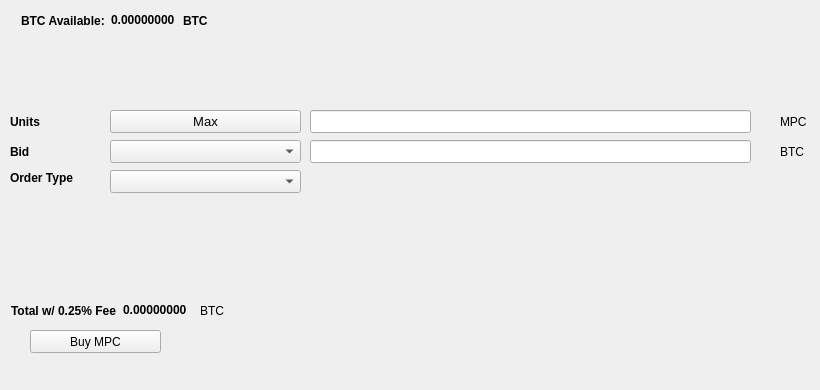
   <widget class="QWidget" name="BuyTab">
    <attribute name="title">
     <string>Buy</string>
    </attribute>
    <widget class="QPushButton" name="BuyMPC">
     <property name="geometry">
      <rect>
       <x>30</x>
       <y>330</y>
       <width>131</width>
       <height>23</height>
      </rect>
     </property>
     <property name="text">
      <string>Buy MPC</string>
     </property>
     <property name="icon">
      <iconset resource="../mypartycoin.qrc">
       <normaloff>:/icons/bitcoin</normaloff>:/icons/bitcoin</iconset>
     </property>
    </widget>
    <widget class="QLabel" name="label_3">
     <property name="geometry">
      <rect>
       <x>10</x>
       <y>110</y>
       <width>46</width>
       <height>23</height>
      </rect>
     </property>
     <property name="font">
      <font>
       <weight>75</weight>
       <bold>true</bold>
      </font>
     </property>
     <property name="text">
      <string>Units</string>
     </property>
    </widget>
    <widget class="QLineEdit" name="UnitsInput">
     <property name="geometry">
      <rect>
       <x>310</x>
       <y>110</y>
       <width>441</width>
       <height>23</height>
      </rect>
     </property>
     <property name="font">
      <font>
       <pointsize>9</pointsize>
       <weight>75</weight>
       <bold>true</bold>
      </font>
     </property>
    </widget>
    <widget class="QLineEdit" name="BuyBidPriceEdit">
     <property name="geometry">
      <rect>
       <x>310</x>
       <y>140</y>
       <width>441</width>
       <height>23</height>
      </rect>
     </property>
     <property name="font">
      <font>
       <pointsize>9</pointsize>
       <weight>75</weight>
       <bold>true</bold>
      </font>
     </property>
    </widget>
    <widget class="QLabel" name="label_4">
     <property name="geometry">
      <rect>
       <x>780</x>
       <y>110</y>
       <width>31</width>
       <height>23</height>
      </rect>
     </property>
     <property name="text">
      <string>MPC</string>
     </property>
    </widget>
    <widget class="QLabel" name="label_5">
     <property name="geometry">
      <rect>
       <x>780</x>
       <y>140</y>
       <width>31</width>
       <height>23</height>
      </rect>
     </property>
     <property name="text">
      <string>BTC</string>
     </property>
    </widget>
    <widget class="QLabel" name="label_6">
     <property name="geometry">
      <rect>
       <x>10</x>
       <y>140</y>
       <width>46</width>
       <height>23</height>
      </rect>
     </property>
     <property name="font">
      <font>
       <weight>75</weight>
       <bold>true</bold>
      </font>
     </property>
     <property name="text">
      <string>Bid</string>
     </property>
    </widget>
    <widget class="QLabel" name="label_7">
     <property name="geometry">
      <rect>
       <x>10</x>
       <y>170</y>
       <width>91</width>
       <height>16</height>
      </rect>
     </property>
     <property name="font">
      <font>
       <weight>75</weight>
       <bold>true</bold>
      </font>
     </property>
     <property name="text">
      <string>Order Type</string>
     </property>
    </widget>
    <widget class="QPushButton" name="Buy_Max_Amount">
     <property name="geometry">
      <rect>
       <x>110</x>
       <y>110</y>
       <width>191</width>
       <height>23</height>
      </rect>
     </property>
     <property name="font">
      <font>
       <pointsize>10</pointsize>
      </font>
     </property>
     <property name="text">
      <string>Max</string>
     </property>
    </widget>
    <widget class="QComboBox" name="BuyBidcomboBox">
     <property name="geometry">
      <rect>
       <x>110</x>
       <y>140</y>
       <width>191</width>
       <height>23</height>
      </rect>
     </property>
     <property name="font">
      <font>
       <pointsize>10</pointsize>
      </font>
     </property>
    </widget>
    <widget class="QComboBox" name="buyOrdertypeCombo">
     <property name="geometry">
      <rect>
       <x>110</x>
       <y>170</y>
       <width>191</width>
       <height>23</height>
      </rect>
     </property>
     <property name="font">
      <font>
       <pointsize>10</pointsize>
      </font>
     </property>
    </widget>
    <widget class="QWidget" name="layoutWidget1">
     <property name="geometry">
      <rect>
       <x>21</x>
       <y>11</y>
       <width>227</width>
       <height>19</height>
      </rect>
     </property>
     <layout class="QHBoxLayout" name="horizontalLayout_3">
      <item>
       <widget class="QLabel" name="label232">
        <property name="font">
         <font>
          <weight>75</weight>
          <bold>true</bold>
         </font>
        </property>
        <property name="text">
         <string>BTC Available:</string>
        </property>
       </widget>
      </item>
      <item>
       <widget class="QLabel" name="BtcAvailableLbl">
        <property name="palette">
         <palette>
          <active>
           <colorrole role="WindowText">
            <brush brushstyle="SolidPattern">
             <color alpha="255">
              <red>0</red>
              <green>0</green>
              <blue>0</blue>
             </color>
            </brush>
           </colorrole>
           <colorrole role="Button">
            <brush brushstyle="SolidPattern">
             <color alpha="255">
              <red>0</red>
              <green>170</green>
              <blue>0</blue>
             </color>
            </brush>
           </colorrole>
           <colorrole role="Light">
            <brush brushstyle="SolidPattern">
             <color alpha="255">
              <red>0</red>
              <green>255</green>
              <blue>0</blue>
             </color>
            </brush>
           </colorrole>
           <colorrole role="Midlight">
            <brush brushstyle="SolidPattern">
             <color alpha="255">
              <red>0</red>
              <green>212</green>
              <blue>0</blue>
             </color>
            </brush>
           </colorrole>
           <colorrole role="Dark">
            <brush brushstyle="SolidPattern">
             <color alpha="255">
              <red>0</red>
              <green>85</green>
              <blue>0</blue>
             </color>
            </brush>
           </colorrole>
           <colorrole role="Mid">
            <brush brushstyle="SolidPattern">
             <color alpha="255">
              <red>0</red>
              <green>113</green>
              <blue>0</blue>
             </color>
            </brush>
           </colorrole>
           <colorrole role="Text">
            <brush brushstyle="SolidPattern">
             <color alpha="255">
              <red>0</red>
              <green>170</green>
              <blue>0</blue>
             </color>
            </brush>
           </colorrole>
           <colorrole role="BrightText">
            <brush brushstyle="SolidPattern">
             <color alpha="255">
              <red>255</red>
              <green>255</green>
              <blue>255</blue>
             </color>
            </brush>
           </colorrole>
           <colorrole role="ButtonText">
            <brush brushstyle="SolidPattern">
             <color alpha="255">
              <red>0</red>
              <green>0</green>
              <blue>0</blue>
             </color>
            </brush>
           </colorrole>
           <colorrole role="Base">
            <brush brushstyle="SolidPattern">
             <color alpha="255">
              <red>255</red>
              <green>255</green>
              <blue>255</blue>
             </color>
            </brush>
           </colorrole>
           <colorrole role="Window">
            <brush brushstyle="SolidPattern">
             <color alpha="255">
              <red>0</red>
              <green>170</green>
              <blue>0</blue>
             </color>
            </brush>
           </colorrole>
           <colorrole role="Shadow">
            <brush brushstyle="SolidPattern">
             <color alpha="255">
              <red>0</red>
              <green>0</green>
              <blue>0</blue>
             </color>
            </brush>
           </colorrole>
           <colorrole role="AlternateBase">
            <brush brushstyle="SolidPattern">
             <color alpha="255">
              <red>127</red>
              <green>212</green>
              <blue>127</blue>
             </color>
            </brush>
           </colorrole>
           <colorrole role="ToolTipBase">
            <brush brushstyle="SolidPattern">
             <color alpha="255">
              <red>255</red>
              <green>255</green>
              <blue>220</blue>
             </color>
            </brush>
           </colorrole>
           <colorrole role="ToolTipText">
            <brush brushstyle="SolidPattern">
             <color alpha="255">
              <red>0</red>
              <green>0</green>
              <blue>0</blue>
             </color>
            </brush>
           </colorrole>
          </active>
          <inactive>
           <colorrole role="WindowText">
            <brush brushstyle="SolidPattern">
             <color alpha="255">
              <red>0</red>
              <green>0</green>
              <blue>0</blue>
             </color>
            </brush>
           </colorrole>
           <colorrole role="Button">
            <brush brushstyle="SolidPattern">
             <color alpha="255">
              <red>0</red>
              <green>170</green>
              <blue>0</blue>
             </color>
            </brush>
           </colorrole>
           <colorrole role="Light">
            <brush brushstyle="SolidPattern">
             <color alpha="255">
              <red>0</red>
              <green>255</green>
              <blue>0</blue>
             </color>
            </brush>
           </colorrole>
           <colorrole role="Midlight">
            <brush brushstyle="SolidPattern">
             <color alpha="255">
              <red>0</red>
              <green>212</green>
              <blue>0</blue>
             </color>
            </brush>
           </colorrole>
           <colorrole role="Dark">
            <brush brushstyle="SolidPattern">
             <color alpha="255">
              <red>0</red>
              <green>85</green>
              <blue>0</blue>
             </color>
            </brush>
           </colorrole>
           <colorrole role="Mid">
            <brush brushstyle="SolidPattern">
             <color alpha="255">
              <red>0</red>
              <green>113</green>
              <blue>0</blue>
             </color>
            </brush>
           </colorrole>
           <colorrole role="Text">
            <brush brushstyle="SolidPattern">
             <color alpha="255">
              <red>0</red>
              <green>170</green>
              <blue>0</blue>
             </color>
            </brush>
           </colorrole>
           <colorrole role="BrightText">
            <brush brushstyle="SolidPattern">
             <color alpha="255">
              <red>255</red>
              <green>255</green>
              <blue>255</blue>
             </color>
            </brush>
           </colorrole>
           <colorrole role="ButtonText">
            <brush brushstyle="SolidPattern">
             <color alpha="255">
              <red>0</red>
              <green>0</green>
              <blue>0</blue>
             </color>
            </brush>
           </colorrole>
           <colorrole role="Base">
            <brush brushstyle="SolidPattern">
             <color alpha="255">
              <red>255</red>
              <green>255</green>
              <blue>255</blue>
             </color>
            </brush>
           </colorrole>
           <colorrole role="Window">
            <brush brushstyle="SolidPattern">
             <color alpha="255">
              <red>0</red>
              <green>170</green>
              <blue>0</blue>
             </color>
            </brush>
           </colorrole>
           <colorrole role="Shadow">
            <brush brushstyle="SolidPattern">
             <color alpha="255">
              <red>0</red>
              <green>0</green>
              <blue>0</blue>
             </color>
            </brush>
           </colorrole>
           <colorrole role="AlternateBase">
            <brush brushstyle="SolidPattern">
             <color alpha="255">
              <red>127</red>
              <green>212</green>
              <blue>127</blue>
             </color>
            </brush>
           </colorrole>
           <colorrole role="ToolTipBase">
            <brush brushstyle="SolidPattern">
             <color alpha="255">
              <red>255</red>
              <green>255</green>
              <blue>220</blue>
             </color>
            </brush>
           </colorrole>
           <colorrole role="ToolTipText">
            <brush brushstyle="SolidPattern">
             <color alpha="255">
              <red>0</red>
              <green>0</green>
              <blue>0</blue>
             </color>
            </brush>
           </colorrole>
          </inactive>
          <disabled>
           <colorrole role="WindowText">
            <brush brushstyle="SolidPattern">
             <color alpha="255">
              <red>0</red>
              <green>85</green>
              <blue>0</blue>
             </color>
            </brush>
           </colorrole>
           <colorrole role="Button">
            <brush brushstyle="SolidPattern">
             <color alpha="255">
              <red>0</red>
              <green>170</green>
              <blue>0</blue>
             </color>
            </brush>
           </colorrole>
           <colorrole role="Light">
            <brush brushstyle="SolidPattern">
             <color alpha="255">
              <red>0</red>
              <green>255</green>
              <blue>0</blue>
             </color>
            </brush>
           </colorrole>
           <colorrole role="Midlight">
            <brush brushstyle="SolidPattern">
             <color alpha="255">
              <red>0</red>
              <green>212</green>
              <blue>0</blue>
             </color>
            </brush>
           </colorrole>
           <colorrole role="Dark">
            <brush brushstyle="SolidPattern">
             <color alpha="255">
              <red>0</red>
              <green>85</green>
              <blue>0</blue>
             </color>
            </brush>
           </colorrole>
           <colorrole role="Mid">
            <brush brushstyle="SolidPattern">
             <color alpha="255">
              <red>0</red>
              <green>113</green>
              <blue>0</blue>
             </color>
            </brush>
           </colorrole>
           <colorrole role="Text">
            <brush brushstyle="SolidPattern">
             <color alpha="255">
              <red>0</red>
              <green>85</green>
              <blue>0</blue>
             </color>
            </brush>
           </colorrole>
           <colorrole role="BrightText">
            <brush brushstyle="SolidPattern">
             <color alpha="255">
              <red>255</red>
              <green>255</green>
              <blue>255</blue>
             </color>
            </brush>
           </colorrole>
           <colorrole role="ButtonText">
            <brush brushstyle="SolidPattern">
             <color alpha="255">
              <red>0</red>
              <green>85</green>
              <blue>0</blue>
             </color>
            </brush>
           </colorrole>
           <colorrole role="Base">
            <brush brushstyle="SolidPattern">
             <color alpha="255">
              <red>0</red>
              <green>170</green>
              <blue>0</blue>
             </color>
            </brush>
           </colorrole>
           <colorrole role="Window">
            <brush brushstyle="SolidPattern">
             <color alpha="255">
              <red>0</red>
              <green>170</green>
              <blue>0</blue>
             </color>
            </brush>
           </colorrole>
           <colorrole role="Shadow">
            <brush brushstyle="SolidPattern">
             <color alpha="255">
              <red>0</red>
              <green>0</green>
              <blue>0</blue>
             </color>
            </brush>
           </colorrole>
           <colorrole role="AlternateBase">
            <brush brushstyle="SolidPattern">
             <color alpha="255">
              <red>0</red>
              <green>170</green>
              <blue>0</blue>
             </color>
            </brush>
           </colorrole>
           <colorrole role="ToolTipBase">
            <brush brushstyle="SolidPattern">
             <color alpha="255">
              <red>255</red>
              <green>255</green>
              <blue>220</blue>
             </color>
            </brush>
           </colorrole>
           <colorrole role="ToolTipText">
            <brush brushstyle="SolidPattern">
             <color alpha="255">
              <red>0</red>
              <green>0</green>
              <blue>0</blue>
             </color>
            </brush>
           </colorrole>
          </disabled>
         </palette>
        </property>
        <property name="font">
         <font>
          <weight>75</weight>
          <bold>true</bold>
         </font>
        </property>
        <property name="text">
         <string>0.00000000</string>
        </property>
        <property name="textInteractionFlags">
         <set>Qt::LinksAccessibleByMouse|Qt::TextSelectableByKeyboard|Qt::TextSelectableByMouse</set>
        </property>
       </widget>
      </item>
      <item>
       <widget class="QLabel" name="BtcAvailableLbl_2">
        <property name="font">
         <font>
          <weight>75</weight>
          <bold>true</bold>
         </font>
        </property>
        <property name="text">
         <string>BTC</string>
        </property>
       </widget>
      </item>
     </layout>
    </widget>
    <widget class="QWidget" name="layoutWidge2">
     <property name="geometry">
      <rect>
       <x>11</x>
       <y>301</y>
       <width>259</width>
       <height>19</height>
      </rect>
     </property>
     <layout class="QHBoxLayout" name="horizontalLayout_4">
      <item>
       <widget class="QLabel" name="label_9">
        <property name="font">
         <font>
          <weight>75</weight>
          <bold>true</bold>
         </font>
        </property>
        <property name="text">
         <string>Total w/ 0.25% Fee</string>
        </property>
       </widget>
      </item>
      <item>
       <widget class="QLabel" name="BuyCostLabel">
        <property name="palette">
         <palette>
          <active>
           <colorrole role="WindowText">
            <brush brushstyle="SolidPattern">
             <color alpha="255">
              <red>0</red>
              <green>0</green>
              <blue>0</blue>
             </color>
            </brush>
           </colorrole>
           <colorrole role="Button">
            <brush brushstyle="SolidPattern">
             <color alpha="255">
              <red>0</red>
              <green>170</green>
              <blue>0</blue>
             </color>
            </brush>
           </colorrole>
           <colorrole role="Light">
            <brush brushstyle="SolidPattern">
             <color alpha="255">
              <red>0</red>
              <green>255</green>
              <blue>0</blue>
             </color>
            </brush>
           </colorrole>
           <colorrole role="Midlight">
            <brush brushstyle="SolidPattern">
             <color alpha="255">
              <red>0</red>
              <green>212</green>
              <blue>0</blue>
             </color>
            </brush>
           </colorrole>
           <colorrole role="Dark">
            <brush brushstyle="SolidPattern">
             <color alpha="255">
              <red>0</red>
              <green>85</green>
              <blue>0</blue>
             </color>
            </brush>
           </colorrole>
           <colorrole role="Mid">
            <brush brushstyle="SolidPattern">
             <color alpha="255">
              <red>0</red>
              <green>113</green>
              <blue>0</blue>
             </color>
            </brush>
           </colorrole>
           <colorrole role="Text">
            <brush brushstyle="SolidPattern">
             <color alpha="255">
              <red>0</red>
              <green>170</green>
              <blue>0</blue>
             </color>
            </brush>
           </colorrole>
           <colorrole role="BrightText">
            <brush brushstyle="SolidPattern">
             <color alpha="255">
              <red>255</red>
              <green>255</green>
              <blue>255</blue>
             </color>
            </brush>
           </colorrole>
           <colorrole role="ButtonText">
            <brush brushstyle="SolidPattern">
             <color alpha="255">
              <red>0</red>
              <green>0</green>
              <blue>0</blue>
             </color>
            </brush>
           </colorrole>
           <colorrole role="Base">
            <brush brushstyle="SolidPattern">
             <color alpha="255">
              <red>255</red>
              <green>255</green>
              <blue>255</blue>
             </color>
            </brush>
           </colorrole>
           <colorrole role="Window">
            <brush brushstyle="SolidPattern">
             <color alpha="255">
              <red>0</red>
              <green>170</green>
              <blue>0</blue>
             </color>
            </brush>
           </colorrole>
           <colorrole role="Shadow">
            <brush brushstyle="SolidPattern">
             <color alpha="255">
              <red>0</red>
              <green>0</green>
              <blue>0</blue>
             </color>
            </brush>
           </colorrole>
           <colorrole role="AlternateBase">
            <brush brushstyle="SolidPattern">
             <color alpha="255">
              <red>127</red>
              <green>212</green>
              <blue>127</blue>
             </color>
            </brush>
           </colorrole>
           <colorrole role="ToolTipBase">
            <brush brushstyle="SolidPattern">
             <color alpha="255">
              <red>255</red>
              <green>255</green>
              <blue>220</blue>
             </color>
            </brush>
           </colorrole>
           <colorrole role="ToolTipText">
            <brush brushstyle="SolidPattern">
             <color alpha="255">
              <red>0</red>
              <green>0</green>
              <blue>0</blue>
             </color>
            </brush>
           </colorrole>
          </active>
          <inactive>
           <colorrole role="WindowText">
            <brush brushstyle="SolidPattern">
             <color alpha="255">
              <red>0</red>
              <green>0</green>
              <blue>0</blue>
             </color>
            </brush>
           </colorrole>
           <colorrole role="Button">
            <brush brushstyle="SolidPattern">
             <color alpha="255">
              <red>0</red>
              <green>170</green>
              <blue>0</blue>
             </color>
            </brush>
           </colorrole>
           <colorrole role="Light">
            <brush brushstyle="SolidPattern">
             <color alpha="255">
              <red>0</red>
              <green>255</green>
              <blue>0</blue>
             </color>
            </brush>
           </colorrole>
           <colorrole role="Midlight">
            <brush brushstyle="SolidPattern">
             <color alpha="255">
              <red>0</red>
              <green>212</green>
              <blue>0</blue>
             </color>
            </brush>
           </colorrole>
           <colorrole role="Dark">
            <brush brushstyle="SolidPattern">
             <color alpha="255">
              <red>0</red>
              <green>85</green>
              <blue>0</blue>
             </color>
            </brush>
           </colorrole>
           <colorrole role="Mid">
            <brush brushstyle="SolidPattern">
             <color alpha="255">
              <red>0</red>
              <green>113</green>
              <blue>0</blue>
             </color>
            </brush>
           </colorrole>
           <colorrole role="Text">
            <brush brushstyle="SolidPattern">
             <color alpha="255">
              <red>0</red>
              <green>170</green>
              <blue>0</blue>
             </color>
            </brush>
           </colorrole>
           <colorrole role="BrightText">
            <brush brushstyle="SolidPattern">
             <color alpha="255">
              <red>255</red>
              <green>255</green>
              <blue>255</blue>
             </color>
            </brush>
           </colorrole>
           <colorrole role="ButtonText">
            <brush brushstyle="SolidPattern">
             <color alpha="255">
              <red>0</red>
              <green>0</green>
              <blue>0</blue>
             </color>
            </brush>
           </colorrole>
           <colorrole role="Base">
            <brush brushstyle="SolidPattern">
             <color alpha="255">
              <red>255</red>
              <green>255</green>
              <blue>255</blue>
             </color>
            </brush>
           </colorrole>
           <colorrole role="Window">
            <brush brushstyle="SolidPattern">
             <color alpha="255">
              <red>0</red>
              <green>170</green>
              <blue>0</blue>
             </color>
            </brush>
           </colorrole>
           <colorrole role="Shadow">
            <brush brushstyle="SolidPattern">
             <color alpha="255">
              <red>0</red>
              <green>0</green>
              <blue>0</blue>
             </color>
            </brush>
           </colorrole>
           <colorrole role="AlternateBase">
            <brush brushstyle="SolidPattern">
             <color alpha="255">
              <red>127</red>
              <green>212</green>
              <blue>127</blue>
             </color>
            </brush>
           </colorrole>
           <colorrole role="ToolTipBase">
            <brush brushstyle="SolidPattern">
             <color alpha="255">
              <red>255</red>
              <green>255</green>
              <blue>220</blue>
             </color>
            </brush>
           </colorrole>
           <colorrole role="ToolTipText">
            <brush brushstyle="SolidPattern">
             <color alpha="255">
              <red>0</red>
              <green>0</green>
              <blue>0</blue>
             </color>
            </brush>
           </colorrole>
          </inactive>
          <disabled>
           <colorrole role="WindowText">
            <brush brushstyle="SolidPattern">
             <color alpha="255">
              <red>0</red>
              <green>85</green>
              <blue>0</blue>
             </color>
            </brush>
           </colorrole>
           <colorrole role="Button">
            <brush brushstyle="SolidPattern">
             <color alpha="255">
              <red>0</red>
              <green>170</green>
              <blue>0</blue>
             </color>
            </brush>
           </colorrole>
           <colorrole role="Light">
            <brush brushstyle="SolidPattern">
             <color alpha="255">
              <red>0</red>
              <green>255</green>
              <blue>0</blue>
             </color>
            </brush>
           </colorrole>
           <colorrole role="Midlight">
            <brush brushstyle="SolidPattern">
             <color alpha="255">
              <red>0</red>
              <green>212</green>
              <blue>0</blue>
             </color>
            </brush>
           </colorrole>
           <colorrole role="Dark">
            <brush brushstyle="SolidPattern">
             <color alpha="255">
              <red>0</red>
              <green>85</green>
              <blue>0</blue>
             </color>
            </brush>
           </colorrole>
           <colorrole role="Mid">
            <brush brushstyle="SolidPattern">
             <color alpha="255">
              <red>0</red>
              <green>113</green>
              <blue>0</blue>
             </color>
            </brush>
           </colorrole>
           <colorrole role="Text">
            <brush brushstyle="SolidPattern">
             <color alpha="255">
              <red>0</red>
              <green>85</green>
              <blue>0</blue>
             </color>
            </brush>
           </colorrole>
           <colorrole role="BrightText">
            <brush brushstyle="SolidPattern">
             <color alpha="255">
              <red>255</red>
              <green>255</green>
              <blue>255</blue>
             </color>
            </brush>
           </colorrole>
           <colorrole role="ButtonText">
            <brush brushstyle="SolidPattern">
             <color alpha="255">
              <red>0</red>
              <green>85</green>
              <blue>0</blue>
             </color>
            </brush>
           </colorrole>
           <colorrole role="Base">
            <brush brushstyle="SolidPattern">
             <color alpha="255">
              <red>0</red>
              <green>170</green>
              <blue>0</blue>
             </color>
            </brush>
           </colorrole>
           <colorrole role="Window">
            <brush brushstyle="SolidPattern">
             <color alpha="255">
              <red>0</red>
              <green>170</green>
              <blue>0</blue>
             </color>
            </brush>
           </colorrole>
           <colorrole role="Shadow">
            <brush brushstyle="SolidPattern">
             <color alpha="255">
              <red>0</red>
              <green>0</green>
              <blue>0</blue>
             </color>
            </brush>
           </colorrole>
           <colorrole role="AlternateBase">
            <brush brushstyle="SolidPattern">
             <color alpha="255">
              <red>0</red>
              <green>170</green>
              <blue>0</blue>
             </color>
            </brush>
           </colorrole>
           <colorrole role="ToolTipBase">
            <brush brushstyle="SolidPattern">
             <color alpha="255">
              <red>255</red>
              <green>255</green>
              <blue>220</blue>
             </color>
            </brush>
           </colorrole>
           <colorrole role="ToolTipText">
            <brush brushstyle="SolidPattern">
             <color alpha="255">
              <red>0</red>
              <green>0</green>
              <blue>0</blue>
             </color>
            </brush>
           </colorrole>
          </disabled>
         </palette>
        </property>
        <property name="font">
         <font>
          <weight>75</weight>
          <bold>true</bold>
         </font>
        </property>
        <property name="autoFillBackground">
         <bool>false</bool>
        </property>
        <property name="text">
         <string>0.00000000</string>
        </property>
        <property name="textInteractionFlags">
         <set>Qt::LinksAccessibleByMouse|Qt::TextSelectableByMouse</set>
        </property>
       </widget>
      </item>
      <item>
       <widget class="QLabel" name="label_10">
        <property name="font">
         <font>
          <weight>50</weight>
          <bold>false</bold>
         </font>
        </property>
        <property name="text">
         <string>BTC</string>
        </property>
       </widget>
      </item>
     </layout>
    </widget>
    <widget class="QLabel" name="label_24">
     <property name="geometry">
      <rect>
       <x>460</x>
       <y>300</y>
       <width>281</width>
       <height>81</height>
      </rect>
     </property>
     <property name="text">
      <string/>
     </property>
     <property name="pixmap">
      <pixmap>:/images/bittrex</pixmap>
     </property>
    </widget>
   </widget>
